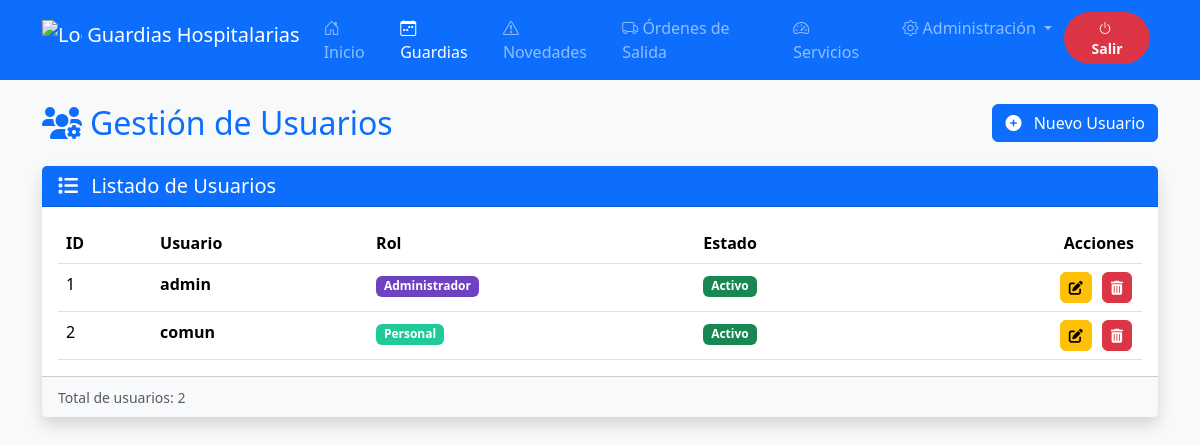
Page /sistema_guardias/modulos/usuarios/listar_usuarios.php (signed in) on the committed database.
### tables this page shows
CREATE TABLE `usuarios` (
  `id_usuario` int(11) NOT NULL,
  `usuario` varchar(50) NOT NULL,
  `contrasena` varchar(255) NOT NULL,
  `rol` enum('admin','personal') NOT NULL
);

### sistema_guardias/includes/funciones/funciones_usuarios.php (called while the page is built, shortened)
<?php
class UsuarioFunciones {
    public static function listarUsuarios($conn) {
        $query = "SELECT id_usuario, usuario, rol FROM usuarios";
        $result = $conn->query($query);
        $usuarios = [];
        while ($row = $result->fetch_assoc()) {
            $usuarios[] = $row;
        }
        return $usuarios;
    }
}

### sistema_guardias/modulos/usuarios/listar_usuarios.php (the view, shortened to what this page needs)
<?php
require_once __DIR__ . '/../../includes/funciones/funciones_usuarios.php';
require_once __DIR__ . '/../../includes/conexion.php';
try {
    $usuarios = UsuarioFunciones::listarUsuarios($conn);
} catch (Exception $e) {
    error_log("Error en listar_usuarios.php: " . $e->getMessage());
    $_SESSION['error'] = 'Error al cargar la lista de usuarios';
    $usuarios = [];
}
$titulo = 'Gestión de Usuarios';
?>
<!DOCTYPE html>
<html lang="es">
<head>
    <link href="../../assets/css/bootstrap.min.css" rel="stylesheet">
    <link href="https://cdn.jsdelivr.net/npm/bootstrap-icons@1.8.0/font/bootstrap-icons.css" rel="stylesheet">
    <link href="https://cdnjs.cloudflare.com/ajax/libs/font-awesome/6.0.0-beta3/css/all.min.css" rel="stylesheet">
</head>
<body class="bg-light">
    <?php include __DIR__ . '/../../includes/navbar.php'; ?>
    <div class="container py-4">
        <div class="d-flex justify-content-between align-items-center mb-4">
            <h2 class="mb-0 text-primary">
                <i class="fas fa-users-cog me-2"></i><?php echo htmlspecialchars($titulo); ?>
            </h2>
            <a href="crear_usuario.php" class="btn btn-primary">
                <i class="fas fa-plus-circle me-2"></i> Nuevo Usuario
            </a>
        </div>
        <div class="card card-shadow">
            <div class="card-header bg-primary text-white">
                <h5 class="mb-0"><i class="fas fa-list me-2"></i> Listado de Usuarios</h5>
            </div>
            <div class="card-body">
                <div class="table-responsive">
                    <table class="table table-hover mb-0">
                        <thead class="table-header">
                            <tr>
                                <th>ID</th>
                                <th>Usuario</th>
                                <th>Rol</th>
                                <th>Estado</th>
                                <th class="text-end">Acciones</th>
                            </tr>
                        </thead>
                        <tbody>
                            <?php if (!empty($usuarios)): ?>
                                <?php foreach ($usuarios as $usuario): ?>
                                <tr>
                                    <td><?php echo htmlspecialchars($usuario['id_usuario']); ?></td>
                                    <td>
                                        <strong><?php echo htmlspecialchars($usuario['usuario']); ?></strong>
                                    </td>
                                    <td>
                                        <span class="badge <?php echo $usuario['rol'] === 'admin' ? 'badge-admin' : 'badge-personal'; ?>">
                                            <?php echo $usuario['rol'] === 'admin' ? 'Administrador' : 'Personal'; ?>
                                        </span>
                                    </td>
                                    <td>
                                        <span class="badge <?php echo ($usuario['activo'] ?? 1) ? 'badge-active' : 'badge-inactive'; ?>">
                                            <?php echo ($usuario['activo'] ?? 1) ? 'Activo' : 'Inactivo'; ?>
                                        </span>
                                    </td>
                                    <td class="text-end">
                                        <div class="d-flex justify-content-end">
                                            <a href="editar_usuario.php?id=<?php echo $usuario['id_usuario']; ?>"
                                               class="btn btn-action btn-warning me-2"
                                               title="Editar usuario">
                                                <i class="fas fa-edit"></i>
                                            </a>
                                            <?php if ($usuario['id_usuario'] != ($_SESSION['usuario_id'] ?? null)): ?>
                                            <button class="btn btn-action btn-danger btn-eliminar-usuario"
                                                    title="Eliminar usuario"
                                                    data-bs-toggle="modal"
                                                    data-bs-target="#confirmarEliminacionModal"
                                                    data-usuario-id="<?php echo $usuario['id_usuario']; ?>"
                                                    data-usuario-nombre="<?php echo htmlspecialchars($usuario['usuario']); ?>"
                                                    data-usuario-rol="<?php echo $usuario['rol'] === 'admin' ? 'Administrador' : 'Personal'; ?>">
                                                <i class="fas fa-trash-alt"></i>
                                            </button>
                                            <?php endif; ?>
                                        </div>
                                    </td>
                                </tr>
                                <?php endforeach; ?>
                            <?php endif; ?>
                        </tbody>
                    </table>
                </div>
            </div>
            <div class="card-footer bg-light">
                <small class="text-muted">Total de usuarios: <?php echo count($usuarios); ?></small>
            </div>
        </div>
    </div>
    <?php include __DIR__ . '/../../includes/footer.php'; ?>
</body>
</html>

### sistema_guardias/modulos/usuarios/listar_usuarios.php (style rules this page uses)
.card-shadow { box-shadow: 0 0.5rem 1rem rgba(0, 0, 0, 0.15); border: none; border-radius: 0.5rem; }
.table-header { background-color: #2c3e50; color: white; }
.btn-action { padding: 0.25rem 0.5rem; font-size: 0.875rem; margin: 0 2px; }
.badge-admin { background-color: #6f42c1; }
.badge-personal { background-color: #20c997; }
.badge-active { background-color: #198754; }

### rows in the picture
usuarios: id_usuario "1", usuario "admin", rol "Administrador"
usuarios: id_usuario "2", usuario "comun", rol "Personal"

### other values in the picture
$titulo "Gestión de Usuarios"
count($usuarios) "2"
